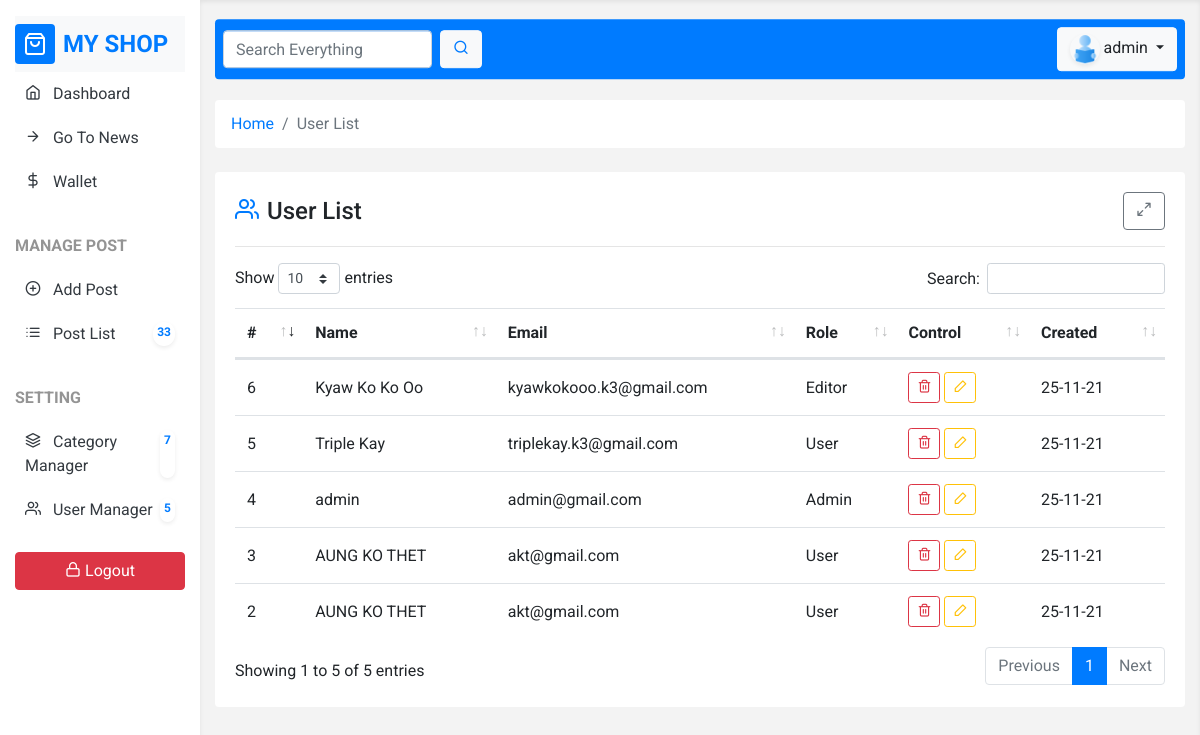
The app's page /user_list.php (signed in) with its own data.
### tables this page shows
CREATE TABLE `users` (
  `id` int(11) NOT NULL,
  `name` varchar(50) NOT NULL,
  `email` varchar(50) NOT NULL,
  `password` varchar(255) NOT NULL,
  `role` enum('0','1','2') NOT NULL DEFAULT '2',
  `photo` varchar(255) NOT NULL DEFAULT 'default.png',
  `money` bigint(20) NOT NULL DEFAULT 0,
  `created_at` timestamp NOT NULL DEFAULT current_timestamp()
);

### core/base.php (called while the page is built, shortened)
<?php
function con(){
  return mysqli_connect("localhost","root","","blog");
}
$role = ["Admin","Editor","User"];
$url = "http://{$_SERVER['HTTP_HOST']}";

### core/function.php (called while the page is built, shortened)
<?php
function fetch($sql){
    $query = mysqli_query(con(), $sql);
    $row = mysqli_fetch_assoc($query);
    return $row;
}
function fetchAll($sql){
    $query = mysqli_query(con(), $sql);
    $rows = [];
    while($row = mysqli_fetch_assoc($query)){
        array_push($rows,$row);
    }
    return $rows;
}
function showTime($timestamp,$format = "d-m-y"){
    return date($format,strtotime($timestamp));
}
function countTotal($table,$condtion = 1){
    $sql = "SELECT COUNT(id) FROM $table WHERE $condtion";
    $total = fetch($sql);
    return $total['COUNT(id)'];
}
function users(){
    $sql = "SELECT * FROM users";
    return fetchAll($sql);
}

### user_list.php (the view, shortened to what this page needs)
<?php include "template/header.php"; ?>
<?php require_once "core/function.php"; ?>
<div class="row">
    <div class="col-12">
        <nav aria-label="breadcrumb">
            <ol class="breadcrumb bg-white mb-4">
                <li class="breadcrumb-item"><a href="<?php echo $url; ?>/index.php">Home</a></li>
                <li class="breadcrumb-item active" aria-current="page">User List</li>
            </ol>
        </nav>
    </div>
</div>
<div class="row">
    <div class="col-12">
        <div class="card mb-4">
            <div class="card-body">
                <div class="d-flex justify-content-between align-items-center">
                    <h4 class="mb-0">
                        <i class="feather-users mr-2 text-primary"></i>User List
                    </h4>
                    <a href="#" class="btn btn-outline-secondary full-screen-btn">
                            <i class="feather-maximize-2"></i>
                        </a>
                </div>
                <hr>
                <table class="table table-hover mt-3">
                    <thead>
                        <tr>
                            <th>#</th>
                            <th>Name</th>
                            <th>Email</th>
                            <th>Role</th>
                            <th>Control</th>
                            <th>Created</th>
                        </tr>
                    </thead>
                    <tbody>
                        <?php
                            foreach(users() as $c ){
                        ?>
                            <tr>
                                <td><?php echo $c['id']; ?></td>
                                <td><?php echo $c['name']; ?></td>
                                <td><?php echo $c['email']; ?></td>
                                <td><?php echo $role[$c['role']]; ?></td>
                                <td>
                                    <a href="post_delete.php?id=<?php echo $c['id']; ?>" class="btn btn-outline-danger btn-sm" onclick="return confirm('Are you sure to delete?')"><i class="feather-trash-2 fa-fw"></i></a>
                                    <a href="post_edit.php?id=<?php echo $c['id']; ?>" class="btn btn-outline-warning btn-sm"><i class="feather-edit-2 fa-fw"></i></a>
                                </td>
                                <td><?php echo showTime($c['created_at']); ?></td>
                            </tr>
                        <?php
                            }
                        ?>
                    </tbody>
                </table>
            </div>
        </div>
    </div>
</div>
<?php include "template/footer.php"; ?>

### template/header.php (shortened to what this page needs)
<?php require_once "core/base.php"; ?>
<?php require_once "core/function.php"; ?>
<!doctype html>
<html lang="en">
<head>
    <link rel="stylesheet" href="<?php echo $url; ?>/assets/vendor/bootstrap/css/bootstrap.css">
    <link rel="stylesheet" href="<?php echo $url; ?>/assets/vendor/feather-icons-web/feather.css">
    <link rel="stylesheet" href="<?php echo $url; ?>/assets/vendor/data_table/dataTables.bootstrap4.min.css">
    <link href="https://cdn.jsdelivr.net/npm/summernote@0.8.18/dist/summernote-bs4.min.css" rel="stylesheet">
    <link rel="stylesheet" href="<?php echo $url; ?>/assets/css/style.css">
</head>
<body>
<section class="main container-fluid">
    <div class="row">
        <?php include "template/sidebar.php"; ?>
        <div class="col-12 col-lg-9 col-xl-10 vh-100 py-3 content">
            <div class="row header mb-4">
                <div class="col-12">
                    <div class="p-2 bg-primary d-flex justify-content-between align-items-center rounded">
                        <form action="" method="post" class="d-none d-md-block">
                            <div class="form-inline">
                                <input type="text" class="form-control mr-2" placeholder="Search Everything">
                                <button class="btn btn-light">
                                    <i class="feather-search text-primary"></i>
                                </button>
                            </div>
                        </form>
                        <div class="dropdown">
                            <button class="btn btn-light dropdown-toggle" type="button" id="dropdownMenuButton" data-toggle="dropdown" aria-haspopup="true" aria-expanded="false">
                                <img src="<?php echo $url; ?>/assets/img/user/<?php echo $_SESSION['user']['photo']; ?>" class="user-img shadow-sm" alt=""> <?php echo $_SESSION['user']['name']; ?>
                            </button>
                        </div>
                    </div>
                </div>
            </div>

### template/sidebar.php (shortened to what this page needs)
<?php require_once "core/function.php"; ?>
<div class="col-12 col-lg-3 col-xl-2 vh-100 sidebar">
    <div class="d-flex justify-content-between align-items-center py-2 mt-3 nav-brand">
        <div class="d-flex align-items-center">
                    <span class="bg-primary p-2 rounded d-flex justify-content-center align-items-center mr-2">
                        <i class="feather-shopping-bag text-white h4 mb-0"></i>
                    </span>
            <span class="font-weight-bolder h4 mb-0 text-uppercase text-primary">My Shop</span>
        </div>
    </div>
    <div class="nav-menu">
        <ul>
            <li class="menu-item">
                <a href="<?php echo $url; ?>/dashboard.php" class="menu-item-link ">
                    <span>
                        <i class="feather-home mr-2"></i>
                        Dashboard
                    </span>
                </a>
            </li>
            <li class="menu-item">
                <a href="<?php echo $url; ?>/index.php" class="menu-item-link ">
                    <span>
                        <i class="feather-arrow-right mr-2"></i>
                        Go To News
                    </span>
                </a>
            </li>
            <li class="menu-item">
                <a href="<?php echo $url; ?>/wallet.php" class="menu-item-link ">
                    <span>
                        <i class="feather-dollar-sign mr-2"></i>
                        Wallet
                    </span>
                </a>
            </li>
            <li class="menu-spacer"></li>
            <li class="menu-title">
                <span>Manage Post</span>
            </li>
            <li class="menu-item">
                <a href="<?php echo $url; ?>/post_add.php" class="menu-item-link">
                    <span>
                        <i class="feather-plus-circle mr-2"></i>
                        Add Post
                    </span>
                </a>
            </li>
            <li class="menu-item">
                <a href="<?php echo $url; ?>/post_list.php" class="menu-item-link">
                            <span>
                                <i class="feather-list mr-2"></i>
                                Post List
                            </span>
                    <span class="badge badge-pill bg-white shadow-sm text-primary p-1">
                    <?php echo countTotal('posts'); ?>
                    </span>
                </a>
            </li>
            <li class="menu-spacer"></li>
            <li class="menu-title">
                <span>SETTING</span>
            </li>
            <li class="menu-item">
                <a href="<?php echo $url; ?>/category_add.php" class="menu-item-link">
                    <span>
                        <i class="feather-layers mr-2"></i>
                        Category Manager
                    </span>
                    <span class="badge badge-pill bg-white shadow-sm text-primary p-1">
                    <?php echo countTotal('categories'); ?>
                    </span>
                </a>
            </li>
            <li class="menu-item">
                <a href="<?php echo $url; ?>/user_list.php" class="menu-item-link">
                    <span>
                        <i class="feather-users mr-2"></i>
                        User Manager
                    </span>
                    <span class="badge badge-pill bg-white shadow-sm text-primary p-1">
                    <?php echo countTotal('users'); ?>
                    </span>
                </a>
            </li>
            <li class="menu-spacer"></li>
            <li class="menu-item">
                <a href="<?php echo $url; ?>/logout.php" class="btn btn-danger w-100">
                                <i class="feather-lock"></i>
                                Logout
                </a>
            </li>
        </ul>
    </div>
</div>

### template/footer.php (shortened to what this page needs)
</div>
</div>
</section>
</body>
</html>

### assets/css/style.css (style rules this page uses)
* { font-family: 'Roboto', sans-serif; }
:root { --primary-soft: #f3f3f3; }
.nav-brand { position: sticky; top: 0; background: var(--light); }
.nav-menu ul { list-style-type: none; margin:0; padding: 0; }
.menu-title { padding: 10px 0; text-transform: uppercase; font-weight: bold; color: #949494; }
.menu-item { transition: 0.5s; }
.menu-item-link { display: flex; justify-content: space-between; color: var(--dark); padding: 10px; border-radius: 0.25rem; }
.menu-spacer { padding: 10px 0; }
.content { background-color: var(--primary-soft); overflow: scroll; box-shadow: 0 0.125rem 0.25rem rgba(0,0,0,.075) inset; }
.header { position: sticky; top: 0.2rem; z-index: 2000; }
.user-img { width: 30px; height: 30px; border-radius: 50%; }
.sidebar { overflow: scroll; }
.card { border:none; }
.table tr td { vertical-align: middle !important; }

### records on screen
users: id "2", name "AUNG KO THET", email "akt@gmail.com", role "User", created_at "25-11-21"
users: id "3", name "AUNG KO THET", email "akt@gmail.com", role "User", created_at "25-11-21"
users: id "4", name "admin", email "admin@gmail.com", role "Admin", created_at "25-11-21"
users: id "5", name "Triple Kay", email "triplekay.k3@gmail.com", role "User", created_at "25-11-21"
users: id "6", name "Kyaw Ko Ko Oo", email "kyawkokooo.k3@gmail.com", role "Editor", created_at "25-11-21"

### other values on screen
countTotal('posts') "33"
countTotal('categories') "7"
countTotal('users') "5"
$_SESSION['user']['name'] "admin"
